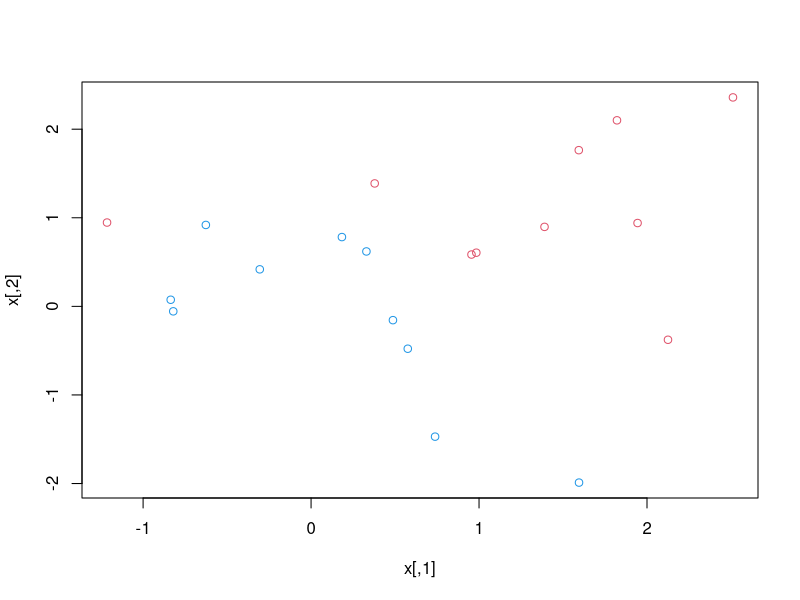
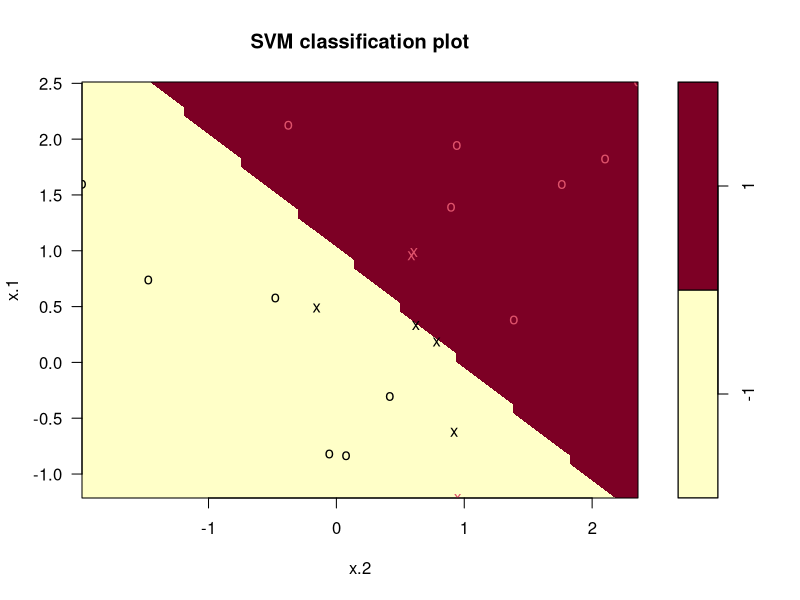
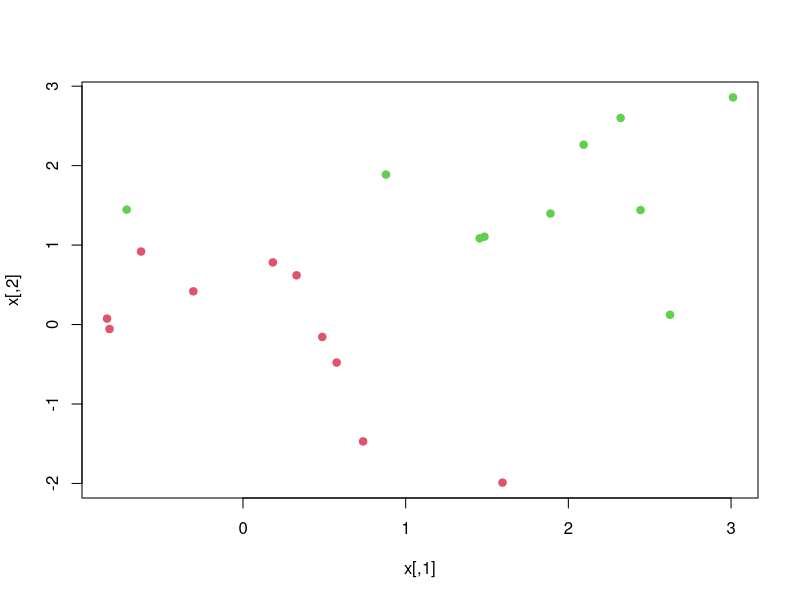
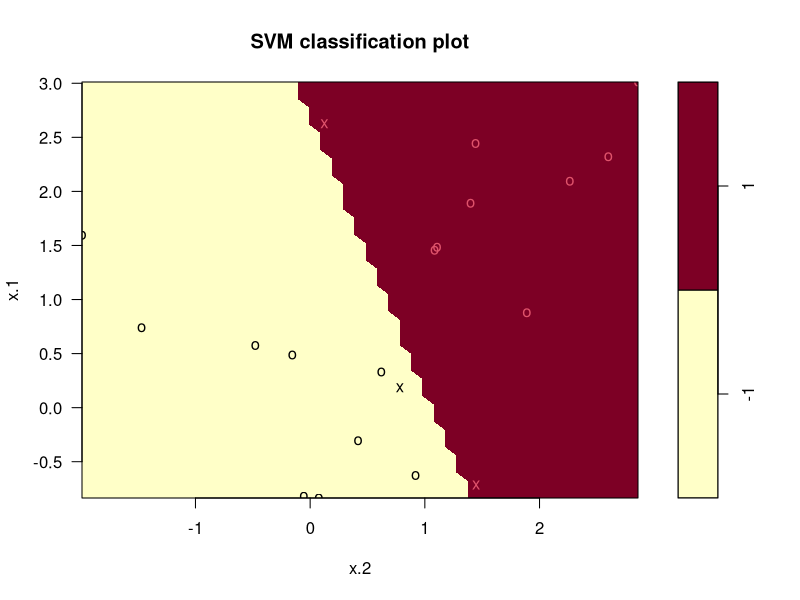
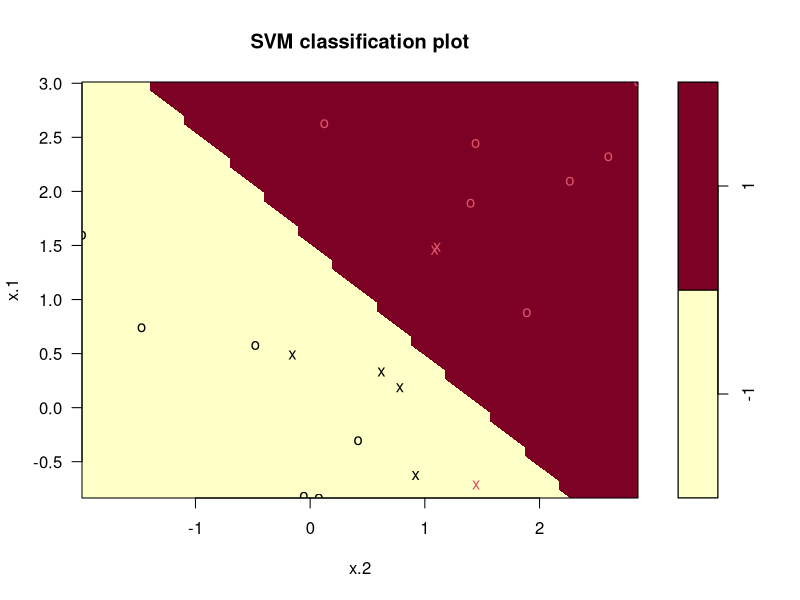

Here is the R script that generated these plots, in order:
library(e1071)
set.seed (1)

x=matrix(rnorm(20*2), ncol=2)
y=c(rep(-1,10), rep(1,10))
x[y==1,]=x[y==1,] + 1

plot(x, col=(3-y))

dat <- data.frame(x = x,y  = as.factor(y))
svmfit <- svm(y ~., data=dat, kernel="linear", cost=10,scale=FALSE)
plot(svmfit , dat)
set.seed (1)
tune.out <- tune(svm, y ~.,data=dat,kernel="linear", ranges=list(cost=c(0.001, 0.01, 0.1, 1,5,10,130)))
summary(tune.out)

bestmod=tune.out$best.model 
summary(bestmod)

xtest=matrix(rnorm(20*2), ncol=2)
ytest=sample(c(-1,1), 20, rep=TRUE)
xtest[ytest==1,]=xtest[ytest==1,] + 1
testdat=data.frame(x=xtest, y=as.factor(ytest))

ypred <-predict(bestmod ,testdat)
table(predict=ypred, truth=testdat$y)


svmfit <- svm(y~., data=dat, kernel="linear", cost=.01, scale=FALSE)
ypred=predict(svmfit ,testdat)
table(predict=ypred, truth=testdat$y)


x[y==1,]=x[y==1,]+0.5
plot(x, col=(y+5)/2, pch=19)
dat=data.frame(x=x,y=as.factor(y))
svmfit <-svm(y~., data=dat, kernel="linear", cost=1e5)
summary(svmfit)
plot(svmfit,dat)

# No training errors were made and only three support vectors were used.
# However, we can see from the figure that the margin is
# very narrow (because the observations that are not support vectors, indicated as circles, are very 
# close to the decision boundary). It seems likely that this model will perform poorly on test data. 
# We now try a smaller value of cost:

svmfit <- svm(y~., data=dat, kernel="linear", cost=1)
summary(svmfit)
plot(svmfit ,dat)

